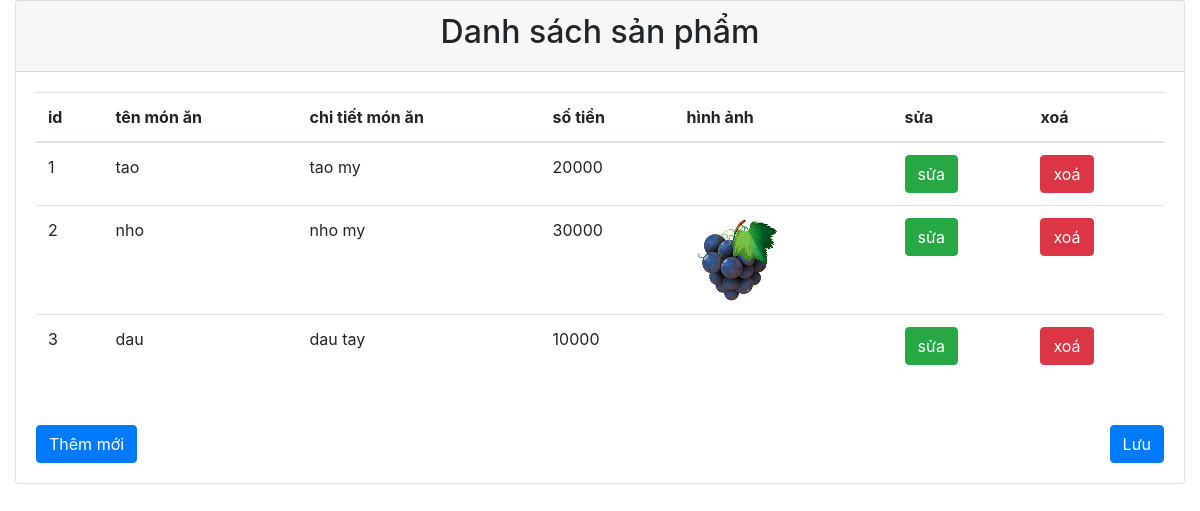
The page /quanly.php?page_layout=danhsach (signed in) on the database as committed earlier.
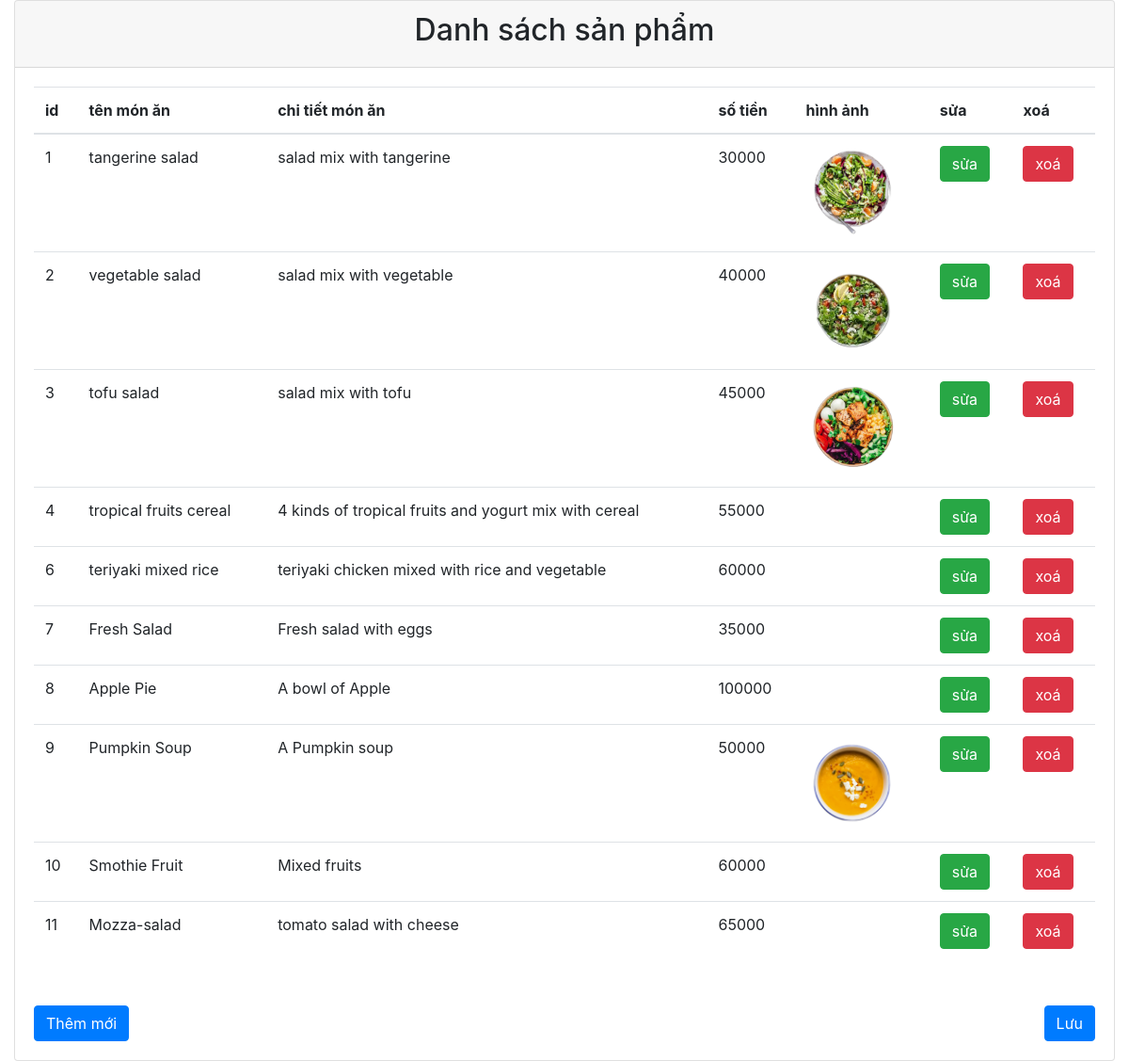
The same page on the database as committed later.
### tables this page shows
CREATE TABLE `monan` (
  `id` int(11) NOT NULL,
  `tenmonan` varchar(225) NOT NULL,
  `mota` varchar(225) NOT NULL,
  `tien` bigint(20) NOT NULL,
  `hinhanh` char(50) NOT NULL
);

### danhsach.php (the view, shortened to what this page needs)
<div class="container-fluid">
        <div class="card">
            <div class="card-header text-center">
                <h2>Danh sách sản phẩm</h2>
            </div>
            <div class="card-body">
                <table class="table">
                    <thead>
                        <tr>
                            <th>id</th>
                            <th>tên món ăn</th>
                            <th>chi tiết món ăn</th>
                            <th>số tiền</th>
                            <th>hình ảnh</th>
                            <th>sửa</th>
                            <th>xoá</th>
                        </tr>
                        <tbody >
                            <?php
                                while($row = mysqli_fetch_assoc($query)){?>
                                    <tr >
                                        <td><?php echo $row['id']; ?></td>
                                        <td><?php echo $row['tenmonan']; ?></td>
                                        <td><?php echo $row ['mota'];  ?></td>
                                        <td><?php echo $row ['tien']; ?></td>
                                        <td>
                                            <img style="width:100px;" src="./shopping_img/<?php echo $row['hinhanh'] ?>" alt="">
                                        </td>
                                        <td>
                                            <a class="btn btn-success" href="quanly.php?page_layout=sua&id=<?php echo $row['id']; ?>">sửa</a>
                                        </td>
                                        <td>
                                            <a class="btn btn-danger" onclick ="return Del('<?php echo $row['id']; ?>')" href="quanly.php?page_layout=xoa&id=<?php echo $row['id']; ?>">xoá</a>
                                        </td>
                                    </tr>
                            <?php } ?>
                        </tbody>
                    </thead>
                </table>
                <div class="container mt-5">
                    <div class="row justify-content-between">
                        <a class="btn btn-primary" href="quanly.php?page_layout=them">Thêm mới</a>
                        <a class="btn btn-primary" href="quanly.php?page_layout=shopping">Lưu</a>
                    </div>
                </div>
            </div>
        </div>
    </div>

### quanly.php (shortened to what this page needs)
<?php
require_once 'config/conn.php'?>
<?php
    $sql = "select *from monan";
    $query = mysqli_query($conn,$sql);
?>
<!DOCTYPE html>
<html lang="en">
<head>
    <link rel="stylesheet" href="https://cdn.jsdelivr.net/npm/bootstrap@4.0.0/dist/css/bootstrap.min.css">
</head>
<body>
    <?php
        if(isset($_GET['page_layout'])){
            switch ($_GET['page_layout']){
                case 'danhsach':
                    if($_SESSION['role']==1){
                        require_once 'danhsach.php';
                    }else{
                        require_once 'error.php';
                    }
                    break;
            }
        }
        else{
            require_once 'quanly.php';
        }
    ?>
</body>
</html>

Rows that differ between the two databases and show on the page:
changed monan id 1: tenmonan "tao" → "tangerine salad"; mota "tao my" → "salad mix with tangerine"; tien "20000" → "30000"; hinhanh: picture added
changed monan id 2: tenmonan "nho" → "vegetable salad"; mota "nho my" → "salad mix with vegetable"; tien "30000" → "40000"; hinhanh: a different picture
changed monan id 3: tenmonan "dau" → "tofu salad"; mota "dau tay" → "salad mix with tofu"; tien "10000" → "45000"; hinhanh: picture added
added monan: id "4", tenmonan "tropical fruits cereal", mota "4 kinds of tropical fruits and yogurt mix with cereal", tien "55000"
added monan: id "6", tenmonan "teriyaki mixed rice", mota "teriyaki chicken mixed with rice and vegetable", tien "60000"
added monan: id "7", tenmonan "Fresh Salad", mota "Fresh salad with eggs", tien "35000"
added monan: id "8", tenmonan "Apple Pie", mota "A bowl of Apple", tien "100000"
added monan: id "9", tenmonan "Pumpkin Soup", mota "A Pumpkin soup", tien "50000", hinhanh (picture)
added monan: id "10", tenmonan "Smothie Fruit", mota "Mixed fruits", tien "60000"
added monan: id "11", tenmonan "Mozza-salad", mota "tomato salad with cheese", tien "65000"
